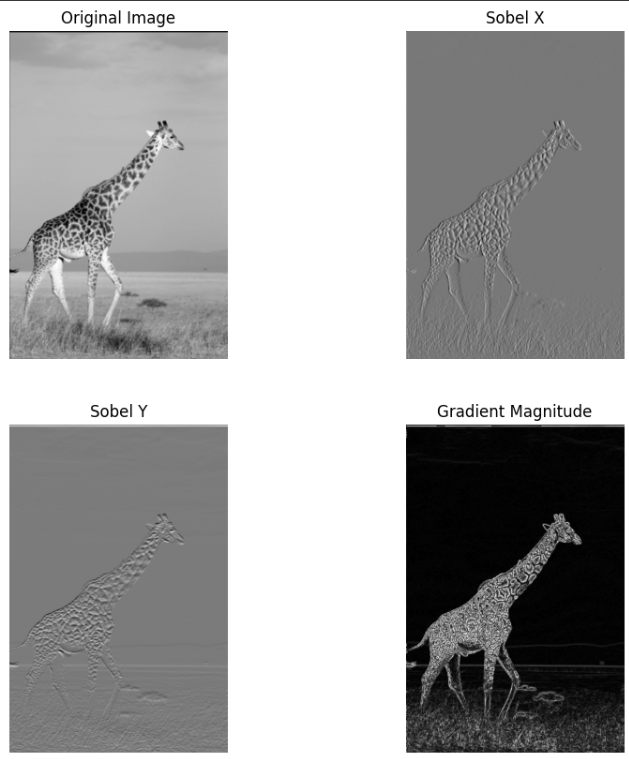
#> input picture Image 1.png, 629 x 759 px
$ jupyter execute --allow-errors Imageprocessing.ipynb   (older library calls are emulated)
#> lines starting #> are read from the running program, lines starting #| are printed output that depends on the picture; after the words box and inside, x2 and y2 are one past the last pixel; in counts of white or black regions, pixels touching at a corner belong together
[cell 1]
import cv2
import numpy as np
import matplotlib.pyplot as plt

image_path = '/content/Animal.png'
image = cv2.imread(image_path, cv2.IMREAD_GRAYSCALE)


#> (the rest of this cell did not finish here and is left out)

[cell 2]
import cv2
import numpy as np
import matplotlib.pyplot as plt

image_path = '/content/Animal.png'
image = cv2.imread(image_path, cv2.IMREAD_GRAYSCALE)

sigma = 1.0
#> (the rest of this cell did not finish here and is left out)

[cell 3]
import cv2
import numpy as np
import matplotlib.pyplot as plt
from google.colab.patches import cv2_imshow
from google.colab import files

uploaded = files.upload()
#> the answer given: Image 1.png
image_path = list(uploaded.keys())[0]
image_color = cv2.imread(image_path, cv2.IMREAD_COLOR)
#> image_color is the input picture: shape (759, 629, 3); min 0, max 255, mean 165.8
image_gray = cv2.cvtColor(image_color, cv2.COLOR_BGR2GRAY)

kernel = np.ones((5, 5), np.float32) / 25
#> (the rest of this cell did not finish here and is left out)

[cell 4]
import cv2
import numpy as np
import matplotlib.pyplot as plt
from google.colab import files

uploaded = files.upload()
#> the answer given: Image 2.png

image_path = list(uploaded.keys())[0]
img = cv2.imread(image_path, cv2.IMREAD_GRAYSCALE)
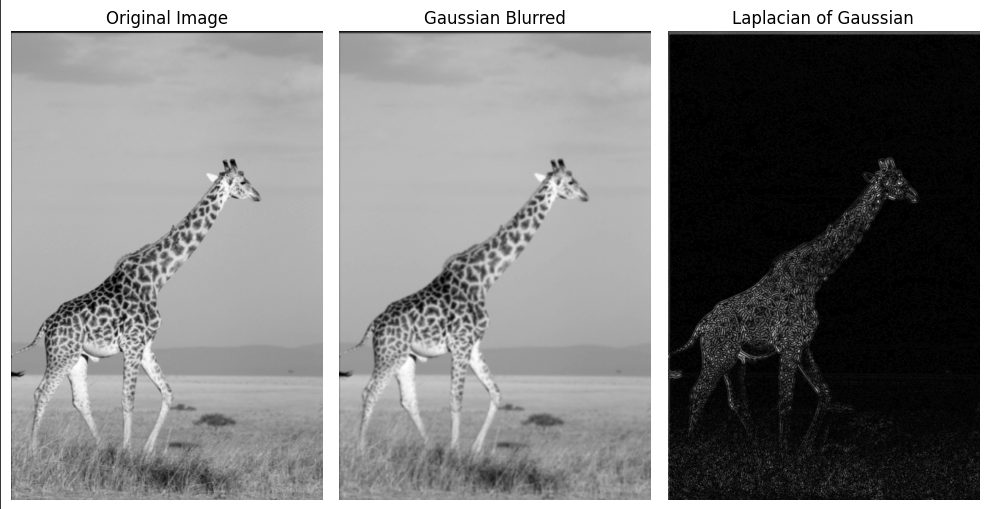
#> input picture Image 2.png, 985 x 509 px
#> img is the input picture: shape (509, 985); min 0, max 255, mean 130.2

equalized_img = cv2.equalizeHist(img)
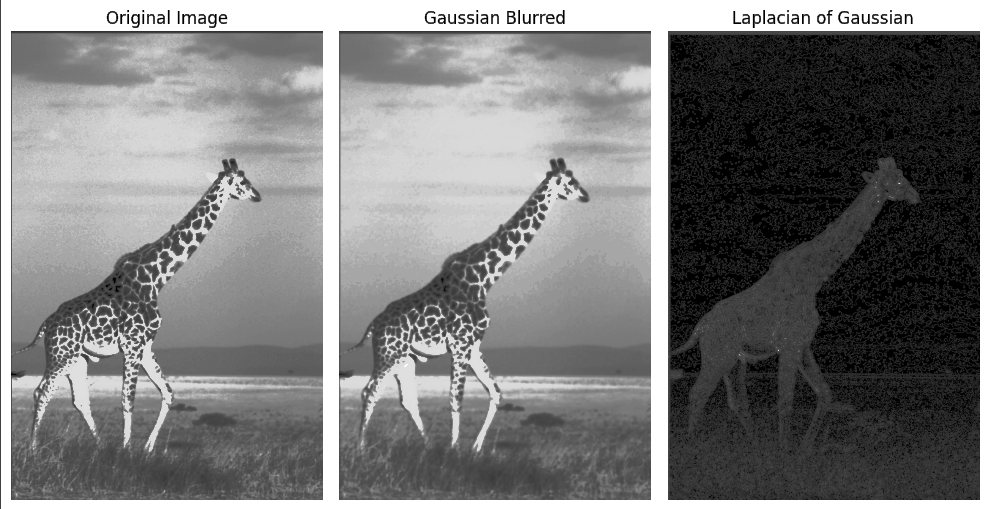
#> equalized_img: shape (509, 985); min 0, max 255, mean 124.7

_, thresholded_img = cv2.threshold(img, 127, 255, cv2.THRESH_BINARY)
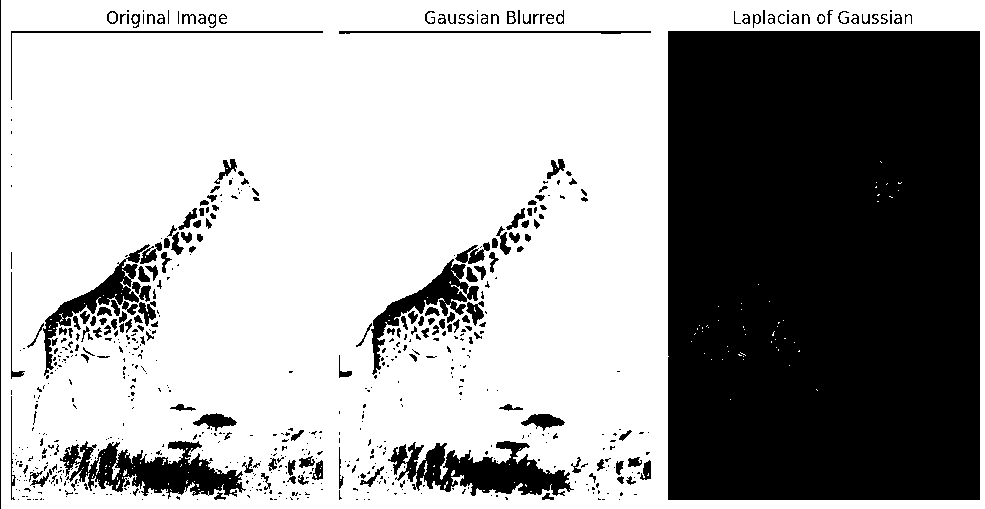
#> thresholded_img: shape (509, 985); 64.8% white; 642 black regions (455 under 20 px), largest, box (x1, y1, x2, y2) and area: (668, 31, 980, 500) 146235, (60, 441, 246, 499) 5207, (388, 441, 574, 496) 5197

adaptive_thresh_img = cv2.adaptiveThreshold(img, 255, cv2.ADAPTIVE_THRESH_GAUSSIAN_C,
                                            cv2.THRESH_BINARY, 11, 2)
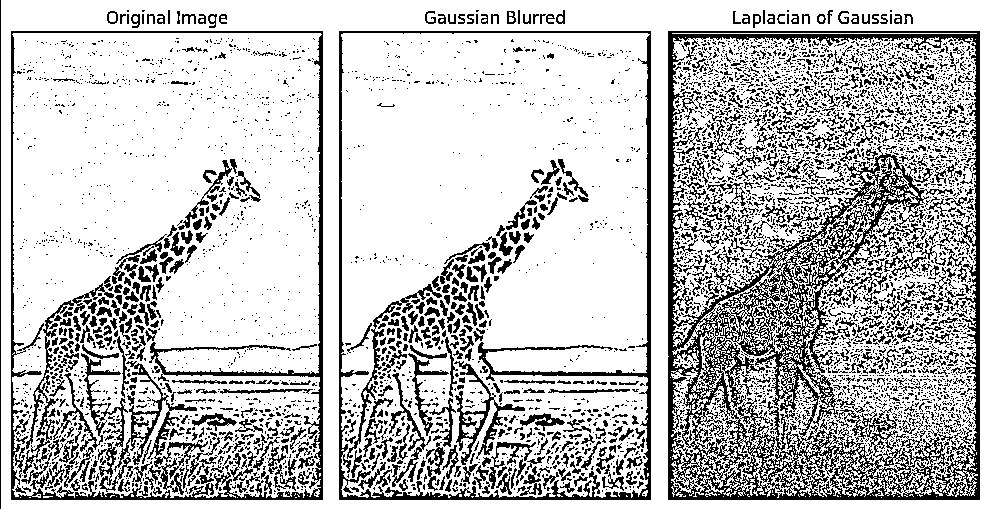
#> adaptive_thresh_img: shape (509, 985); 76.5% white; black in thin lines or dots
_, otsu_thresh_img = cv2.threshold(img, 0, 255, cv2.THRESH_BINARY + cv2.THRESH_OTSU)
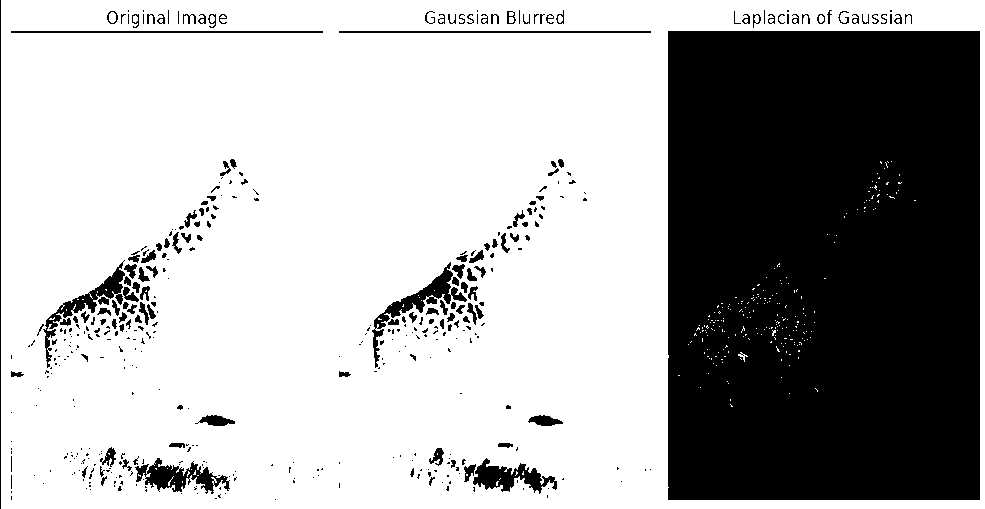
#> otsu_thresh_img: shape (509, 985); 67.8% white; 427 black regions (288 under 20 px), largest, box (x1, y1, x2, y2) and area: (668, 31, 980, 500) 145861, (372, 262, 467, 368) 1600, (135, 458, 230, 494) 1466

plt.figure(figsize=(15, 10))

plt.subplot(2, 3, 1)
plt.title('Original Image')
plt.imshow(img, cmap='gray')
plt.axis('off')

plt.subplot(2, 3, 2)
plt.title('Equalized Image')
plt.imshow(equalized_img, cmap='gray')
plt.axis('off')

plt.subplot(2, 3, 3)
plt.title('Thresholded Image (Simple)')
plt.imshow(thresholded_img, cmap='gray')
plt.axis('off')

plt.subplot(2, 3, 4)
plt.title('Adaptive Thresholding')
plt.imshow(adaptive_thresh_img, cmap='gray')
plt.axis('off')

plt.subplot(2, 3, 5)
plt.title('Otsu\'s Thresholding')
plt.imshow(otsu_thresh_img, cmap='gray')
plt.axis('off')

plt.tight_layout()
plt.show()

[cell 5]
import pandas as pd
from sklearn.model_selection import train_test_split
from sklearn.linear_model import LinearRegression
from sklearn.metrics import mean_squared_error, r2_score
import numpy as np
import matplotlib.pyplot as plt

np.random.seed(42)
num_samples = 100
data = pd.DataFrame({
    'Feature1': np.random.rand(num_samples) * 100,
    'Feature2': np.random.rand(num_samples) * 200,
    'Feature3': np.random.rand(num_samples) * 300,
    'Price': np.random.rand(num_samples) * 1000
})
target_column = 'Price'
X = data.drop(target_column, axis=1)
y = data[target_column]

X_train, X_test, y_train, y_test = train_test_split(X, y, test_size=0.2, random_state=42)

model = LinearRegression()
model.fit(X_train, y_train)
predictions = model.predict(X_test)
mse = mean_squared_error(y_test, predictions)
r2 = r2_score(y_test, predictions)

print(f'Mean Squared Error: {mse}')
print(f'R-squared: {r2}')

plt.figure(figsize=(10, 6))
plt.scatter(y_test, predictions)
plt.plot([y_test.min(), y_test.max()], [y_test.min(), y_test.max()], 'k--', lw=4)
plt.xlabel('Actual')
plt.ylabel('Predicted')
plt.title('Actual vs Predicted Prices')
plt.show()
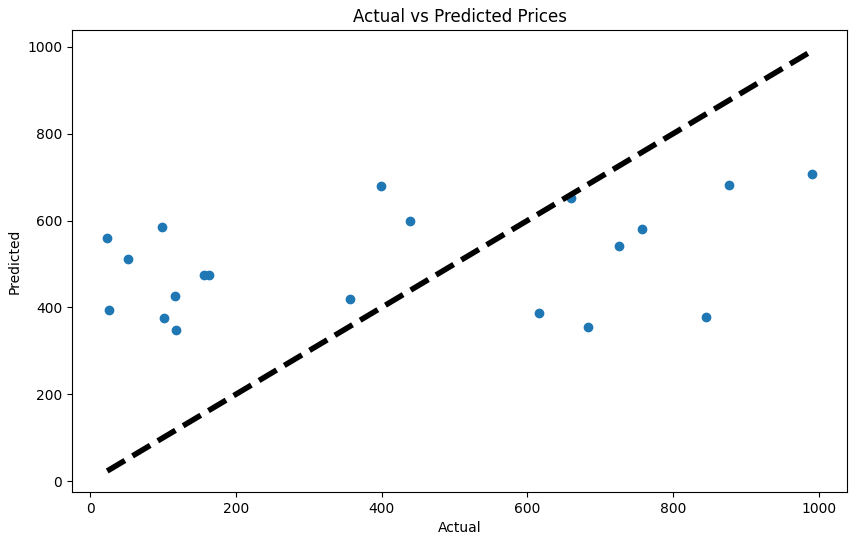
#> figure drawn by matplotlib, 1 panel
